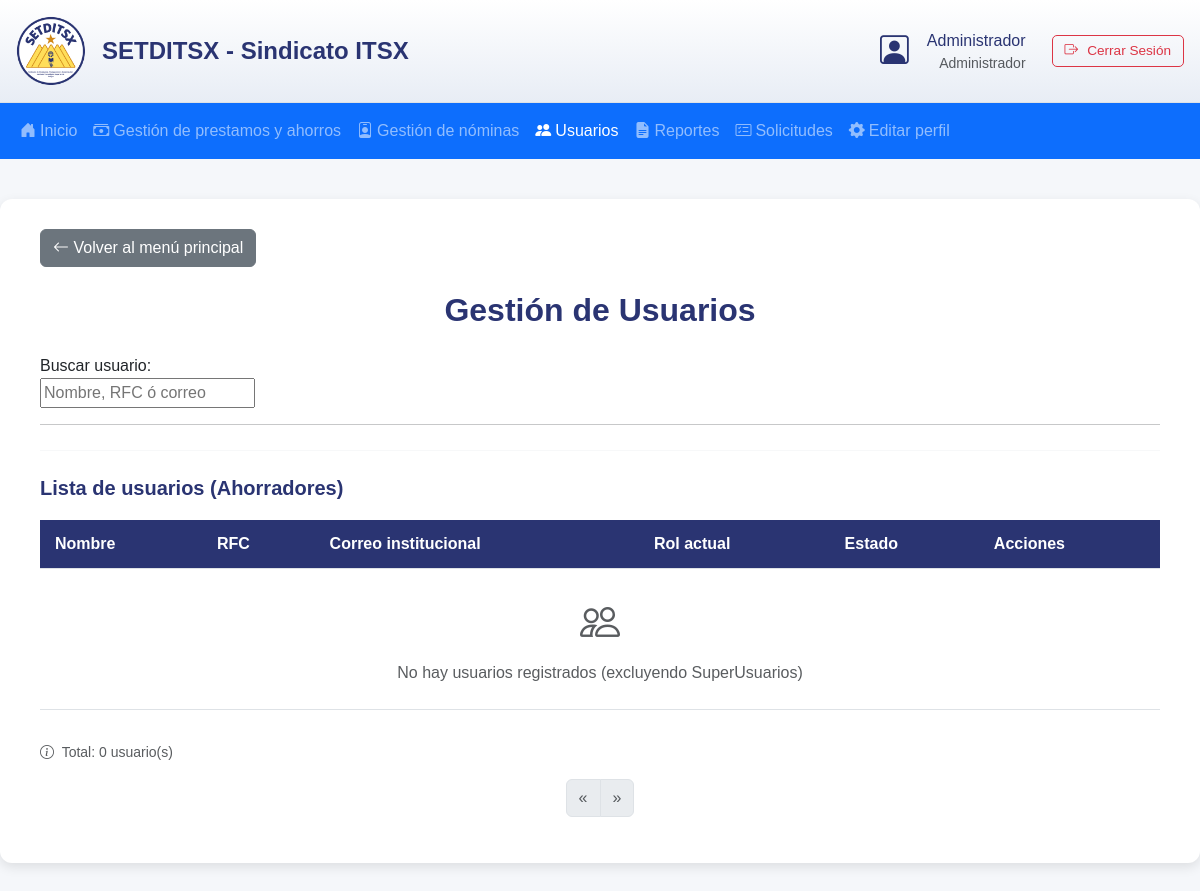
The app's page /Admin/gestion_ahorradores.php (signed in), older data.
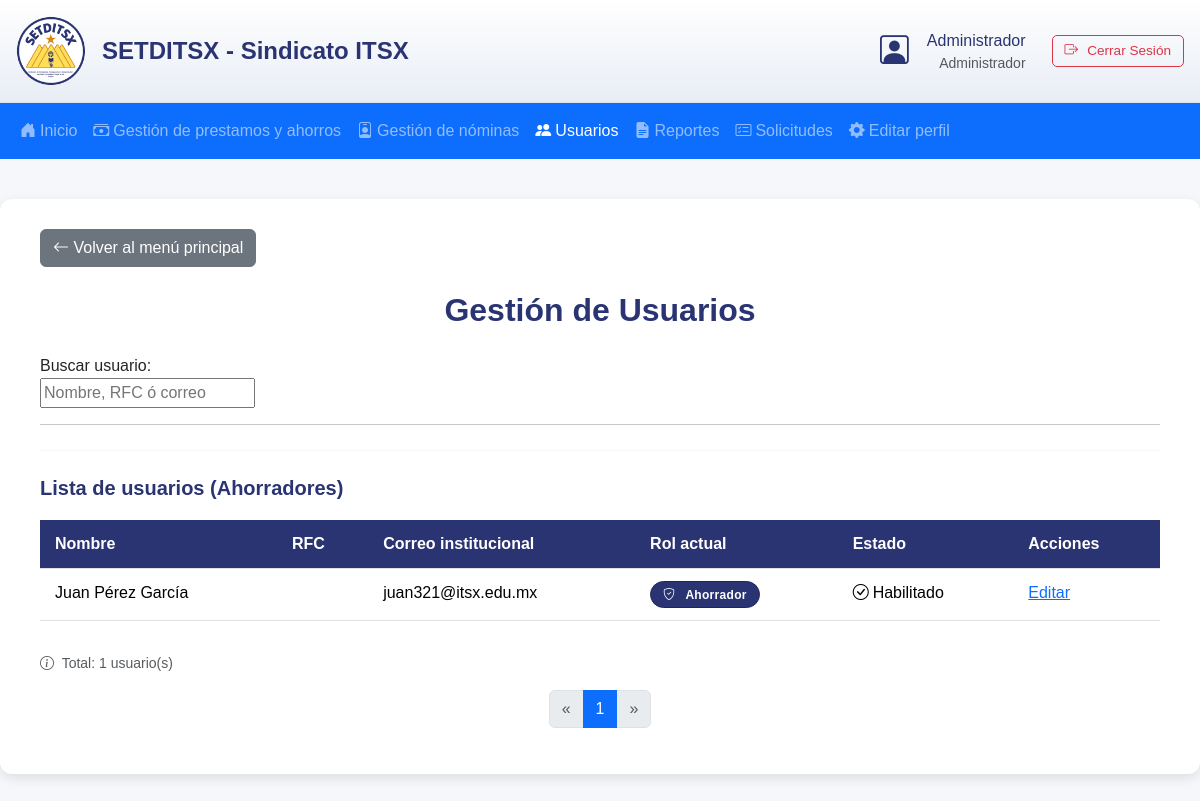
The same page, newer data.
### tables this page shows
CREATE TABLE IF NOT EXISTS usuario (
    id_usuario INT NOT NULL AUTO_INCREMENT,
    nombre VARCHAR(50) NOT NULL,
    apellido_paterno VARCHAR(50) NOT NULL,
    apellido_materno VARCHAR(50) NOT NULL,
    correo_institucional VARCHAR(100) DEFAULT NULL,
    correo_personal VARCHAR(100) DEFAULT NULL,
    rfc VARCHAR(13) DEFAULT NULL,
    curp VARCHAR(18) DEFAULT NULL,
    telefono VARCHAR(15) NOT NULL,
    contrasena VARCHAR(255) DEFAULT NULL,
    tarjeta VARCHAR(20) DEFAULT NULL,
    habilitado TINYINT NOT NULL DEFAULT 1,
    id_rol INT NOT NULL,
    UNIQUE (correo_institucional),
    UNIQUE (correo_personal),
    UNIQUE (rfc),
    UNIQUE (curp),
    PRIMARY KEY (id_usuario),
    CONSTRAINT fk_usuario_rol FOREIGN KEY (id_rol)
        REFERENCES rol(id_rol)
        ON UPDATE CASCADE
        ON DELETE RESTRICT
);

### includes/admin_user_handlers.php (called while the page is built, shortened)
<?php
function obtener_usuarios_ahorrador($limit = 10, $offset = 0)
{
global $pdo;
$sql = "SELECT
u.id_usuario AS id,
u.nombre,
u.apellido_paterno AS paterno,
u.apellido_materno AS materno,
CONCAT(u.nombre, ' ', u.apellido_paterno, ' ', u.apellido_materno) AS nombre_completo,
u.correo_institucional AS email,
u.correo_personal AS email_personal,
u.telefono,
u.id_rol AS rol_id,
COALESCE(r.rol, 'No asignado') AS nombre_rol,
u.rfc,
u.curp,
u.tarjeta,
u.habilitado
FROM usuario u
LEFT JOIN rol r ON u.id_rol = r.id_rol
WHERE u.id_rol = 1
ORDER BY u.apellido_paterno, u.apellido_materno, u.nombre
LIMIT :limit OFFSET :offset";
try {
$stmt = $pdo->prepare($sql);
$stmt->bindValue(':limit', (int)$limit, PDO::PARAM_INT);
$stmt->bindValue(':offset', (int)$offset, PDO::PARAM_INT);
$stmt->execute();
return $stmt->fetchAll(PDO::FETCH_ASSOC);
} catch (PDOException $e) {
error_log("Error al obtener usuarios: " . $e->getMessage());
return [];
}
}
function contar_usuarios_ahorrador()
{
    global $pdo;
    try {
        $stmt = $pdo->query("SELECT COUNT(*) FROM usuario WHERE id_rol = 1");
        return (int)$stmt->fetchColumn();
    } catch (PDOException $e) {
        error_log("Error al contar usuarios: " . $e->getMessage());
        return 0;
    }
}
?>

### Admin/gestion_ahorradores.php (the view, shortened to what the changed rows need)
<?php
$usuarios_por_pagina = 10;
$pagina_actual = isset($_GET['page']) && is_numeric($_GET['page'])
    ? (int)$_GET['page']
    : 1;
$offset = ($pagina_actual - 1) * $usuarios_por_pagina;
$total_usuarios = contar_usuarios_ahorrador();
$total_paginas = ceil($total_usuarios / $usuarios_por_pagina);
$usuarios = obtener_usuarios_ahorrador($usuarios_por_pagina, $offset);
?>
<!DOCTYPE html>
<html lang="es">
<head>
    <link rel="stylesheet" href="../css/bootstrap/bootstrap.min.css" />
    <link rel="stylesheet" href="../css/bootstrap-icons/font/bootstrap-icons.css" />
    <link rel="stylesheet" href="../css/admin.css">
</head>
<body>
    <div class="card-form">
        <h2>Gestión de Usuarios</h2>
        <div class="table-container">
            <table class="table table-hover" id="tablaUsuarios">
                <thead>
                    <tr>
                        <th>Nombre</th>
                        <th>RFC</th>
                        <th>Correo institucional</th>
                        <th>Rol actual</th>
                        <th>Estado</th>
                        <th>Acciones</th>
                    </tr>
                </thead>
                <tbody>
                    <?php if (!empty($usuarios)): ?>
                    <?php foreach ($usuarios as $usuario): ?>
                    <tr>
                        <td><?php echo htmlspecialchars($usuario['nombre_completo']); ?></td>
                        <td><?php echo htmlspecialchars($usuario['rfc']); ?></td>
                        <td><?php echo htmlspecialchars($usuario['email']); ?></td>
                        <td>
                            <span
                                class="badge <?php echo $usuario['rol_id'] == 1 ? 'badge-admin' : 'badge-ahorrador'; ?>">
                                <i
                                    class="bi <?php echo $usuario['rol_id'] == 1 ? 'bi-shield-check' : 'bi-person-check'; ?> me-1"></i>
                                <?php echo htmlspecialchars($usuario['nombre_rol']); ?>
                            </span>
                        </td>
                        <td>
                            <?php if ($usuario['habilitado'] == 1): ?>
                            <span class="status-active">
                                <i class="bi bi-check-circle me-1"></i>Habilitado
                            </span>
                            <?php else: ?>
                            <span class="status-inactive">
                                <i class="bi bi-x-circle me-1"></i>Deshabilitado
                            </span>
                            <?php endif; ?>
                        </td>
                        <td>
                            <div class="action-buttons">
                                <span>
                                    <a href="../admin/editar_usuario.php?id=<?php echo $usuario['id']; ?>"
                                        class="btn-editar-usuario" title="Editar usuario">
                                        Editar
                                    </a>
                                </span>
                            </div>
                        </td>
                    </tr>
                    <?php endforeach; ?>
                    <?php else: ?>
                    <tr>
                        <td colspan="6" class="text-center py-4">
                            <div class="text-muted">
                                <i class="bi bi-people fs-1 d-block mb-2"></i>
                                No hay usuarios registrados (excluyendo SuperUsuarios)
                            </div>
                        </td>
                    </tr>
                    <?php endif; ?>
                </tbody>
            </table>
        </div>
        <div class="d-flex justify-content-between align-items-center mt-3">
            <small class="text-muted">
                <i class="bi bi-info-circle me-1"></i>
                Total: <?php echo $total_usuarios; ?> usuario(s)
            </small>
        </div>
        <nav aria-label="Paginación de usuarios">
            <ul class="pagination justify-content-center mt-3">
                <?php for ($i = 1; $i <= $total_paginas; $i++): ?>
                <li class="page-item <?php echo $i == $pagina_actual ? 'active' : ''; ?>">
                    <a class="page-link" href="?page=<?php echo $i; ?>">
                        <?php echo $i; ?>
                    </a>
                </li>
                <?php endfor; ?>
            </ul>
        </nav>
    </div>
</body>
</html>

Row changes from the older to the newer data that the page shows:
now on this page (row edited): usuario: nombre_completo "Juan Pérez García", correo_institucional "juan321@itsx.edu.mx", nombre_rol "Ahorrador", habilitado 1 (drawn)
Text that changed along with them:
$total_usuarios: "0" → "1"
new list line: "1"
text no longer shown: "No hay usuarios registrados (excluyendo SuperUsuarios)"
